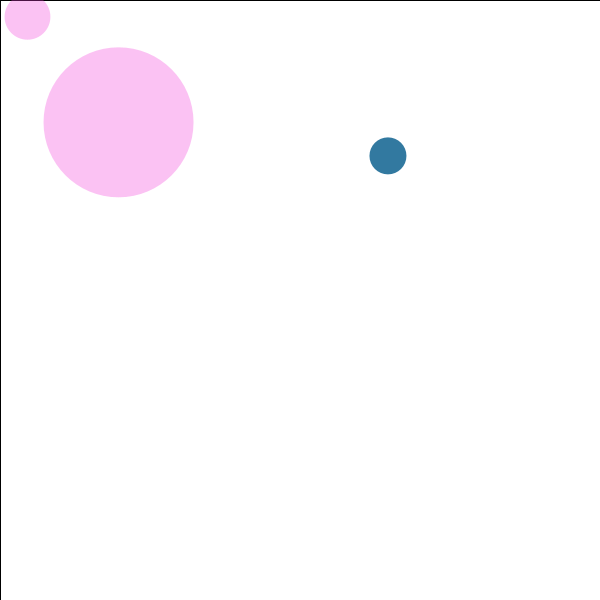
Frame 1 (no input)
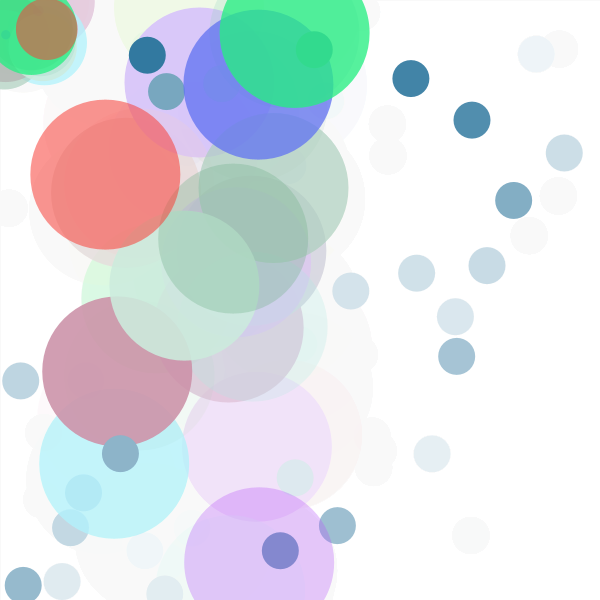
Frame 60 (the mouse pressed at the canvas centre just before this capture)
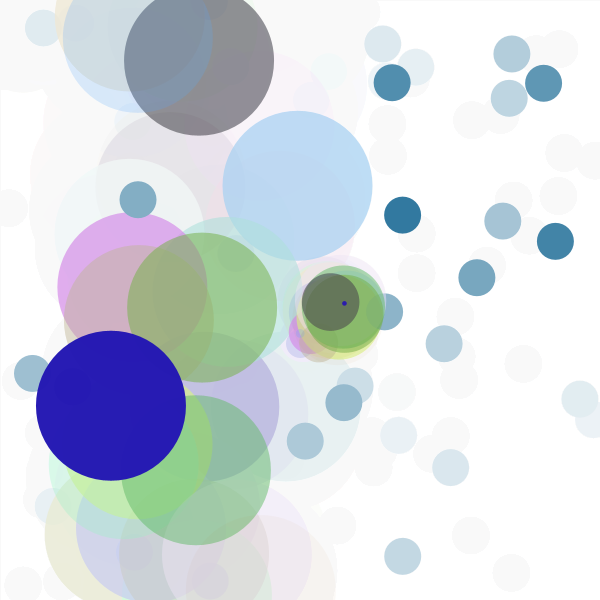
Frame 120 (the mouse held since frame 60 and released just before this capture)

The Processing sketch that drew these frames (run headless with seeded random() and noise(); from frame 60 on, the mouse is pressed at the canvas centre):

// Processing sketch: processing_170430
// ── processing_170430.pde

float circulox;
int circuloy;
int dim;
//int velocidad=2;
float velocidad=0.5;
int r=25;
int g=56;
int b=75;

void setup(){
  size(600,600);
  background(255);
  circulox=100;
  circuloy=100;
  dim=150;
  frameRate(10);
  }//cierre segundo setup 
void draw(){
//background(255);
fill(255,20);
rect (0,0,600,600);
noStroke();
 //ellipse(circulox, circuloy,dim,dim); 
 fill (r,g,b);
 //fill (220,24,68);
// ellipse(circulox+1, circuloy+1,dim/2,dim/2); 
 fill (r+25,g+65,b+85);
//fill (32,84,256);
ellipse(random(width), random(height),dim/4,dim/4);
 // ellipse(random(width), random(height),dim/4,dim/4);
  //fill (r+96,g+125,b-198); RELLENO DE COLOR Y SIGIENTE RANDOM DE COLOR
  fill (random(0,255),random(0,255), random(0,255), random(0,255));
  // ellipse (random(width), random(height), dim, dim);
  float dim2=random(100);
    // ellipse (random(width), random(height), dim2, dim2);
    ellipse (mouseX+random(50), mouseY+random(50), dim2, dim2);
  // ellipse (random(width), random(height), random(100), random(100)); el tamaño es aleatorio
ellipse (random(100,300), random(height), dim, dim);
 // fill (190,57,209);
 //circulox=circulox+20;//animacion del circulo
// circulox=circulox+velocidad;
 println(circulox);
 
}// fin dibujo elipse
void mousePressed(){
  background(255);
} //fin de resetear fondo
